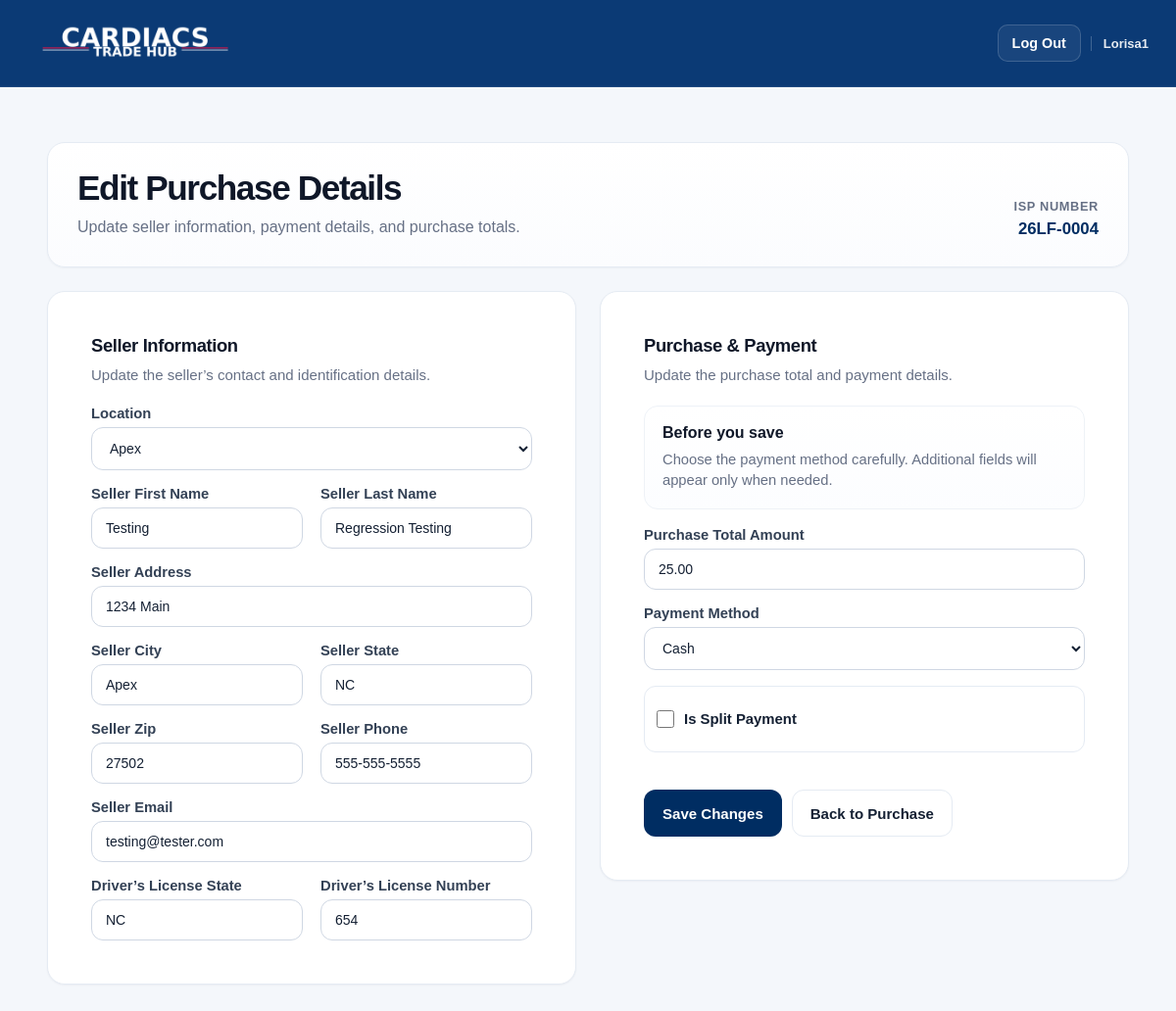
Screenshot of /purchase/60/edit/ (signed in) with the database file from the repository.
### purchases/models.py (models this page shows, shortened)
class Purchase(models.Model):
    RECONCILIATION_STATUS_CHOICES = [
        ("under", "Under"),
        ("balanced", "Balanced"),
        ("over", "Over"),
    ]
    WORKFLOW_STATUS_CHOICES = [
        ("draft", "Draft"),
        ("finalized", "Finalized"),
    ]
    isp_number = models.CharField(max_length=20, unique=True)
    buyer_initials = models.CharField(max_length=10)
    seller_first_name = models.CharField(max_length=100)
    seller_last_name = models.CharField(max_length=100)
    seller_address = models.CharField(max_length=255)
    seller_city = models.CharField(max_length=100)
    seller_state = models.CharField(max_length=50)
    seller_zip = models.CharField(max_length=20)
    seller_phone = models.CharField(max_length=20)
    seller_email = models.EmailField()
    drivers_license_state = models.CharField(max_length=50)
    drivers_license_number = models.CharField(max_length=50)
    location = models.CharField(max_length=20)
    purchase_total_amount = models.DecimalField(max_digits=10, decimal_places=2)
    allocation_total_amount = models.DecimalField(max_digits=10, decimal_places=2, default=0.00)
    allocation_difference = models.DecimalField(max_digits=10, decimal_places=2, default=0.00)
    reconciliation_status = models.CharField(
        max_length=20,
        choices=RECONCILIATION_STATUS_CHOICES,
        default="under",
    )
    workflow_status = models.CharField(
        max_length=20,
        choices=WORKFLOW_STATUS_CHOICES,
        default="draft",
    )
    payment_method = models.CharField(max_length=20)
    check_number = models.CharField(max_length=50, blank=True)
    gift_card_last4 = models.CharField(max_length=4, blank=True)
    payment_other_reason = models.CharField(max_length=255, blank=True)
    is_split_payment = models.BooleanField(default=False)
    primary_payment_amount = models.DecimalField(
        max_digits=10,
        decimal_places=2,
        null=True,
        blank=True,
    )
    second_payment_method = models.CharField(max_length=20, blank=True)
    second_check_number = models.CharField(max_length=50, blank=True)
    second_gift_card_last4 = models.CharField(max_length=4, blank=True)
    second_payment_other_reason = models.CharField(max_length=255, blank=True)
    second_payment_amount = models.DecimalField(
        max_digits=10,
        decimal_places=2,
        null=True,
        blank=True,
    )
    payment_notes = models.TextField(blank=True)
    created_at = models.DateTimeField(auto_now_add=True)
    finalized_at = models.DateTimeField(blank=True, null=True)
    updated_at = models.DateTimeField(auto_now=True)
    exported_at = models.DateTimeField(blank=True, null=True)
    exported_by = models.ForeignKey(
        settings.AUTH_USER_MODEL,
        on_delete=models.SET_NULL,
        blank=True,
        null=True,
        related_name="exported_purchases",
    )
    export_batch_name = models.CharField(max_length=50, blank=True, default="")
    export_count = models.PositiveIntegerField(default=0)
    reopened_at = models.DateTimeField(blank=True, null=True)
    reopened_by = models.ForeignKey(
        settings.AUTH_USER_MODEL,
        on_delete=models.SET_NULL,
        blank=True,
        null=True,
        related_name="reopened_purchases",
    )
    reopen_reason = models.TextField(blank=True)
    class Meta:
        indexes = [
            models.Index(fields=["workflow_status"]),
            models.Index(fields=["reconciliation_status"]),
            models.Index(fields=["created_at"]),
            models.Index(fields=["finalized_at"]),
            models.Index(fields=["exported_at"]),
            models.Index(fields=["buyer_initials"]),
            models.Index(fields=["location"]),
        ]
        ordering = ["-created_at"]

### purchases/views.py (the view)
@login_required
def edit_purchase_header(request, purchase_id):
    purchase = get_object_or_404(Purchase, id=purchase_id)
    access = get_user_profile_flags(request.user)
    profile = access["profile"]
    if not profile:
        messages.error(
            request,
            "No buyer profile is assigned to this user. Please contact an administrator.",
        )
        return redirect("resume_purchase")
    if purchase.workflow_status == "finalized" and not access["can_edit_all_purchases"]:
        return redirect("purchase_detail", purchase_id=purchase.id)
    if purchase.buyer_initials != access["buyer_code"] and not access["can_edit_all_purchases"]:
        messages.error(request, "You do not have permission to edit this purchase.")
        return redirect("purchase_detail", purchase_id=purchase.id)
    if request.method == "POST":
        original_purchase = {
            "seller_first_name": purchase.seller_first_name,
            "seller_last_name": purchase.seller_last_name,
            "purchase_total_amount": purchase.purchase_total_amount,
            "location": purchase.location,
            "payment_method": getattr(purchase, "payment_method", ""),
            "second_payment_method": getattr(purchase, "second_payment_method", ""),
        }
        form = PurchaseForm(request.POST, instance=purchase, user=request.user)
        if form.is_valid():
            purchase = form.save(commit=False)
            purchase.buyer_initials = access["buyer_code"]
            purchase.save()
            purchase.refresh_from_db()
            recalculate_purchase_totals(purchase)
            log_purchase_edit(
                purchase=purchase,
                user=request.user,
                action="purchase_header_updated",
                old_value=str(original_purchase),
                new_value=(
                    f"seller_first_name={purchase.seller_first_name}, "
                    f"seller_last_name={purchase.seller_last_name}, "
                    f"purchase_total_amount={purchase.purchase_total_amount}, "
                    f"location={purchase.location}, "
                    f"payment_method={getattr(purchase, 'payment_method', '')}, "
                    f"second_payment_method={getattr(purchase, 'second_payment_method', '')}"
                ),
            )
            messages.success(request, "Purchase details updated successfully.")
            return redirect("purchase_detail", purchase_id=purchase.id)
    else:
        form = PurchaseForm(instance=purchase, user=request.user)
    return render(
        request,
        "purchases/edit_purchase_header.html",
        {
            "purchase": purchase,
            "form": form,
        },
    )

### purchases/views.py (called while the page is built)
def get_user_profile_flags(user):
    profile = getattr(user, "buyerprofile", None)
    return {
        "profile": profile,
        "buyer_code": profile.buyer_code.upper().strip() if profile else "",
        "can_view_reports": profile.can_view_reports if profile else False,
        "can_edit_all_purchases": profile.can_edit_all_purchases if profile else False,
        "can_reopen_purchases": profile.can_reopen_purchases if profile else False,
    }

### purchases/templates/purchases/edit_purchase_header.html (shortened to what this page needs)
{% extends "base.html" %}
{% block content %}
<div class="purchase-shell">
    <section class="purchase-hero">
        <div>
            <h1 class="purchase-title">Edit Purchase Details</h1>
            <p class="purchase-subtitle">
                Update seller information, payment details, and purchase totals.
            </p>
        </div>
        <div class="hero-side">
            <span class="hero-side-label">ISP Number</span>
            <div class="hero-side-value">{{ purchase.isp_number }}</div>
        </div>
    </section>
    <form method="post">
        <div class="form-grid">
            <div class="card">
                <div class="card-body">
                    <h2 class="section-title">Seller Information</h2>
                    <p class="section-subtitle">
                        Update the seller’s contact and identification details.
                    </p>
                    <div class="field-grid">
                        <div class="field full">
                            <label for="{{ form.location.id_for_label }}">Location</label>
                            {{ form.location }}
                        </div>
                        <div class="field">
                            <label for="{{ form.seller_first_name.id_for_label }}">Seller First Name</label>
                            {{ form.seller_first_name }}
                        </div>
                        <div class="field">
                            <label for="{{ form.seller_last_name.id_for_label }}">Seller Last Name</label>
                            {{ form.seller_last_name }}
                        </div>
                        <div class="field full">
                            <label for="{{ form.seller_address.id_for_label }}">Seller Address</label>
                            {{ form.seller_address }}
                        </div>
                        <div class="field">
                            <label for="{{ form.seller_city.id_for_label }}">Seller City</label>
                            {{ form.seller_city }}
                        </div>
                        <div class="field">
                            <label for="{{ form.seller_state.id_for_label }}">Seller State</label>
                            {{ form.seller_state }}
                        </div>
                        <div class="field">
                            <label for="{{ form.seller_zip.id_for_label }}">Seller Zip</label>
                            {{ form.seller_zip }}
                        </div>
                        <div class="field">
                            <label for="{{ form.seller_phone.id_for_label }}">Seller Phone</label>
                            {{ form.seller_phone }}
                        </div>
                        <div class="field full">
                            <label for="{{ form.seller_email.id_for_label }}">Seller Email</label>
                            {{ form.seller_email }}
                        </div>
                        <div class="field">
                            <label for="{{ form.drivers_license_state.id_for_label }}">Driver’s License State</label>
                            {{ form.drivers_license_state }}
                        </div>
                        <div class="field">
                            <label for="{{ form.drivers_license_number.id_for_label }}">Driver’s License Number</label>
                            {{ form.drivers_license_number }}
                        </div>
                    </div>
                </div>
            </div>
            <div class="card">
                <div class="card-body">
                    <h2 class="section-title">Purchase & Payment</h2>
                    <p class="section-subtitle">
                        Update the purchase total and payment details.
                    </p>
                    <div class="summary-panel">
                        <div class="summary-box">
                            <h3>Before you save</h3>
                            <p>Choose the payment method carefully. Additional fields will appear only when needed.</p>
                        </div>
                    </div>
                    <div class="field-grid" style="margin-top: 18px;">
                        <div class="field full">
                            <label for="{{ form.purchase_total_amount.id_for_label }}">Purchase Total Amount</label>
                            {{ form.purchase_total_amount }}
                        </div>
                        <div class="field full">
                            <label for="{{ form.payment_method.id_for_label }}">Payment Method</label>
                            {{ form.payment_method }}
                        </div>
                        <div class="field full">
                            <div class="checkbox-field">
                                {{ form.is_split_payment }}
                                <label for="{{ form.is_split_payment.id_for_label }}">Is Split Payment</label>
                            </div>
                        </div>
                    </div>
                    <div class="button-row">
                        <button type="submit">Save Changes</button>
                        <a href="{% url 'purchase_detail' purchase.id %}" class="button-secondary">Back to Purchase</a>
                    </div>
                </div>
            </div>
        </div>
    </form>
</div>
{% endblock %}

### purchases/templates/base.html (shortened to what this page needs)
{% load static %}
<!DOCTYPE html>
<html lang="en">
<head>
</head>
<body>
    <header class="site-header">
        <div class="site-header-inner">
            <div class="site-header-left">
              <img src="{% static 'images/trading-hub-header.png' %}" alt="CARDIACS Trade Hub" class="site-logo">
            </div>
            <div class="site-header-right">
                {% if request.user.is_authenticated %}
                    <form method="post" action="{% url 'accounts_logout' %}" style="margin: 0;">
                        <button type="submit" class="header-link" style="background: rgba(255,255,255,0.06); border: 1px solid rgba(255,255,255,0.16);">
                            Log Out
                        </button>
                    </form>
                    <span class="header-user">{{ request.user.username }}</span>
                    {% else %}
                    <a href="{% url 'accounts_login' %}" class="header-link">Log In</a>
                {% endif %}
            </div>
        </div>
    </header>
    <main class="page-container">
        {% block content %}{% endblock %}
    </main>
</body>
</html>

### purchases/templates/base.html (style rules this page uses)
body { margin: 0; font-family: Arial, sans-serif; background-color: #f4f7fb; color: #142033; }
.site-header { background: #0b3a75; min-height: 88px; border-bottom: 1px solid rgba(255, 255, 255, 0.08); box-shadow: none; display: flex; align-items: center; padding: 0 28px; }
.site-header-inner { width: 100%; max-width: 1440px; margin: 0 auto; display: flex; align-items: center; justify-content: space-between; gap: 16px; }
.site-header-left { display: flex; align-items: center; gap: 16px; min-width: 0; flex: 1 1 auto; }
.site-logo { width: 220px; height: auto; max-width: 100%; display: block; object-fit: contain; flex: 0 0 auto; }
.site-header-right { display: flex; align-items: center; gap: 10px; flex: 0 0 auto; }
.header-user { padding-left: 12px; border-left: 1px solid rgba(255, 255, 255, 0.22); color: rgba(255, 255, 255, 0.9); font-size: 13px; font-weight: 600; white-space: nowrap; }
.header-link { display: inline-flex; align-items: center; justify-content: center; min-height: 38px; padding: 0 14px; border-radius: 10px; border: 1px solid rgba(255, 255, 255, 0.16); color: #ffffff; text-decoration: none; font-size: 0.9rem; font-weight: 700; transition: background 0.18s ease, border-color 0.18s ease; background: rgba(255, 255, 255, 0.06); white-space: nowrap; }
.page-container { max-width: 1440px; margin: 28px auto; padding: 0 20px 30px 20px; }
.card { background-color: #ffffff; border: 1px solid #e5ebf3; border-radius: 16px; margin-bottom: 24px; padding: 20px; box-shadow: 0 1px 2px rgba(16, 24, 40, 0.05); }
.section-title { margin-top: 0; margin-bottom: 16px; color: #142033; font-size: 26px; }
form { margin: 0; }
label { display: block; margin-bottom: 6px; font-weight: 600; color: #334155; }
input, select, textarea { width: 100%; max-width: 100%; padding: 10px 12px; margin-top: 4px; margin-bottom: 14px; border: 1px solid #cfd7e3; background-color: #ffffff; color: #142033; box-sizing: border-box; font-size: 14px; border-radius: 10px; }
button, input[type="submit"], .button { display: inline-block; background-color: #D21848; color: #ffffff; border: none; padding: 10px 16px; font-size: 14px; font-weight: 700; text-decoration: none; cursor: pointer; border-radius: 10px; }
a { color: #0b4ea2; text-decoration: none; font-weight: 600; }

### rows the page displays
Purchase: isp_number "26LF-0004", location "Apex", seller_first_name "Testing", seller_last_name "Regression Testing", seller_address "1234 Main", seller_city "Apex", seller_state "NC", seller_zip "27502", seller_phone "555-555-5555", seller_email "testing@tester.com", drivers_license_state "NC", drivers_license_number "654", purchase_total_amount "25.00", payment_method "Cash"

### other values shown
{{ request.user.username }} "Lorisa1"
